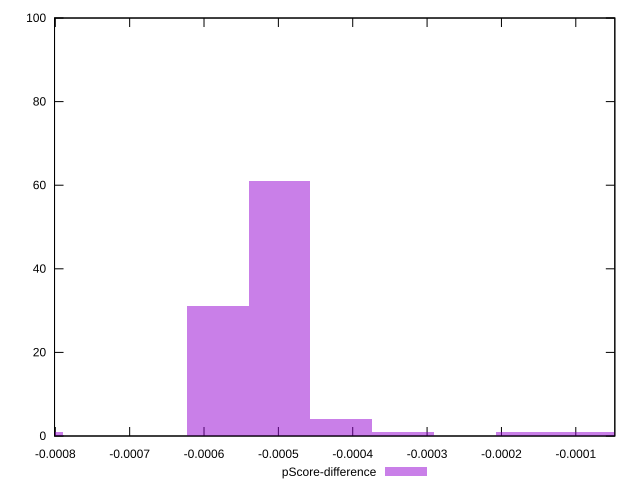

Recreate this plot in gnuplot.
reset

$pScoreDifference <<EOF
-0.0005816193225597916 31
-0.0004985308479083928 61
-0.00041544237325699397 4
-0.0000830884746513988 1
-0.0008308847465139879 1
-0.0003323538986055952 1
-0.0001661769493027976 1
EOF

set key outside below
set boxwidth 0.0000830884746513988
set xrange [-0.0008010383041228142:-0.000047511040071612776]
set yrange [0:100]
set trange [0:100]
set style fill transparent solid 0.5 noborder
set terminal svg size 640, 490 enhanced background rgb 'white'
set output "reports/report_00031_2021-02-24T23-18-18.084Z/speed-index/samples/agenda/pScore-difference/histogram.svg"

plot $pScoreDifference title "pScore-difference" with boxes

reset
